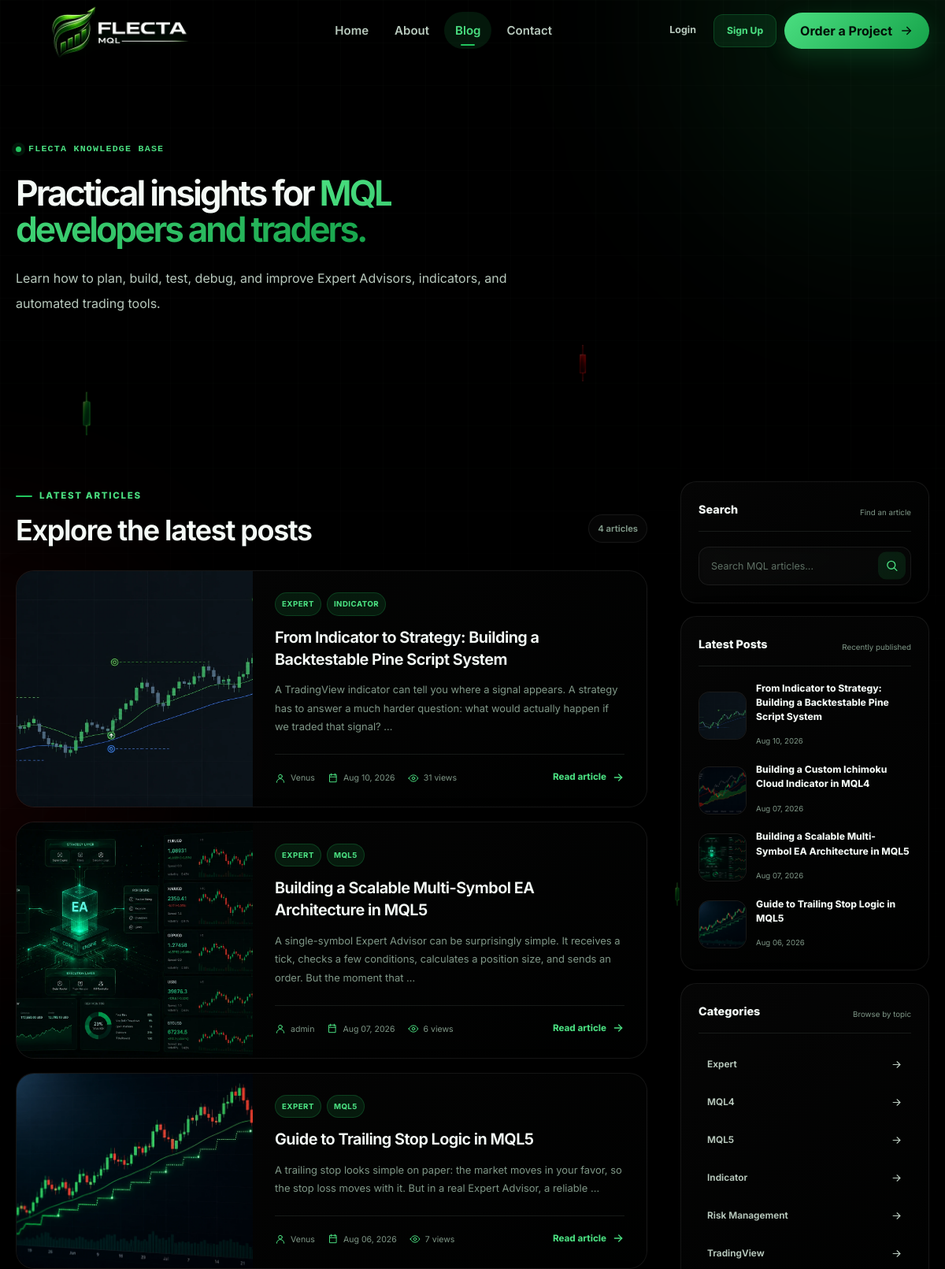
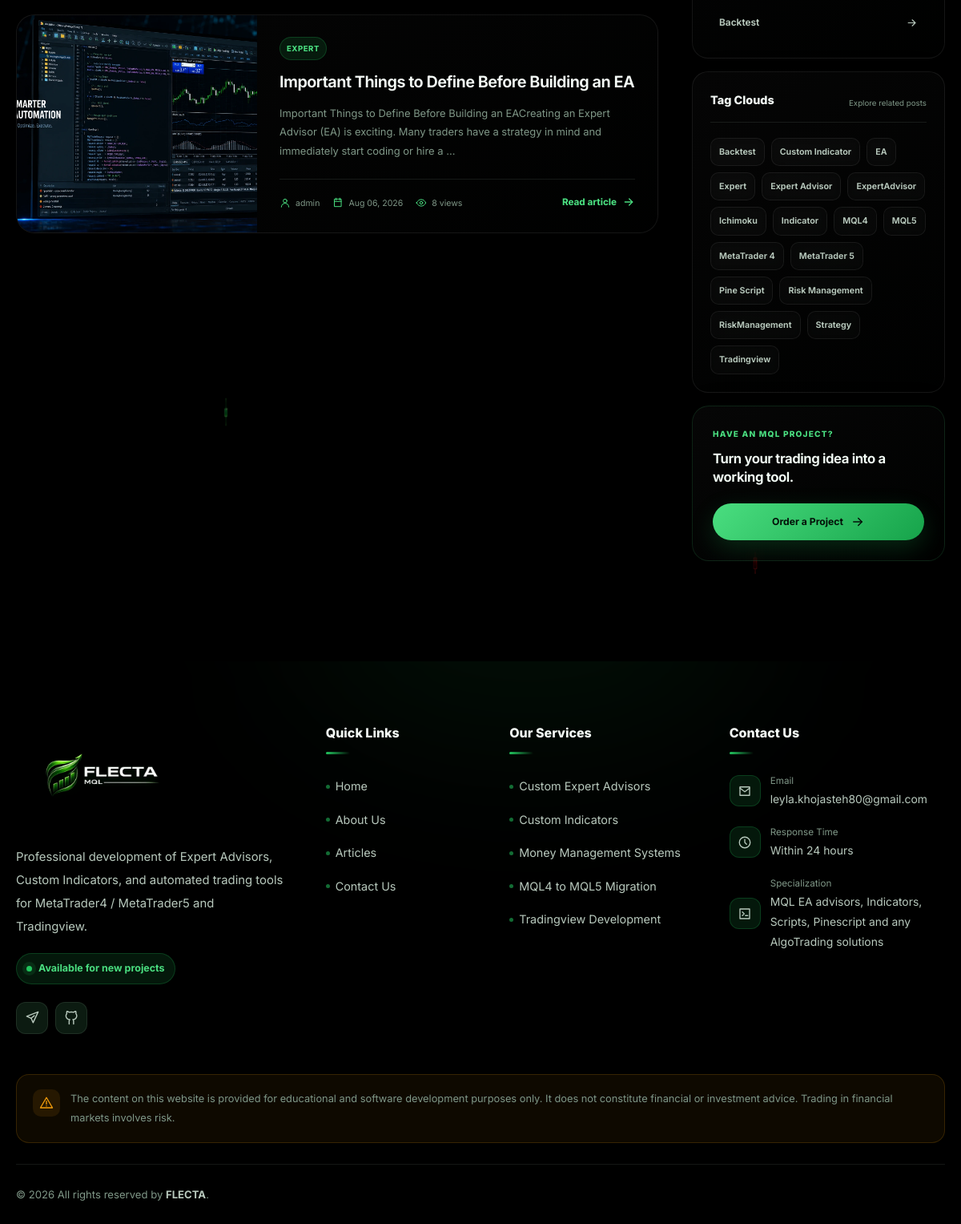
Screenshot of /blog/category/Expert/ with the database file from the repository (2 pictures, top to bottom).
### blog/models.py (models this page shows, shortened)
class Post(models.Model):
    author = models.ForeignKey(User,on_delete=models.SET_NULL,null=True)
    title = models.CharField( max_length=250)
    image = models.ImageField(upload_to='blog/',default='blog/default.jpg')
    content = models.TextField()
    tags = TaggableManager()
    category = models.ManyToManyField(Category)
    counted_views = models.IntegerField(default=0)
    status = models.BooleanField(default=True)
    login_require = models.BooleanField(default=False)
    published_date = models.DateTimeField(null=True)
    created_date = models.DateTimeField(auto_now_add=True)
    updated_date = models.DateTimeField(auto_now=True)
    class Meta:
        ordering = ['published_date']

class Category(models.Model):
   name = models.CharField(max_length=255)
   def __str__(self):
      return self.name

### blog/views.py (the view)
# urls.py: path('',blog_view,name='index'),
def blog_view(request,**kwargs):
    posts = Post.objects.filter(status=True,published_date__lte=timezone.now()).order_by('-published_date')
    if kwargs.get('cat_name') != None:
        posts = posts.filter(category__name=kwargs['cat_name'])
    if kwargs.get('author_username') != None:
        posts = posts.filter(author__username=kwargs['author_username'])
    if kwargs.get('tag_name') != None:
        posts = posts.filter(tags__name__in=[kwargs['tag_name']])
    posts = Paginator(posts,4)
    try:
        page_number = request.GET.get('page')
        posts = posts.get_page(page_number)
    except EmptyPage:
        posts = posts.get_page(1)
    except PageNotAnInteger:
        posts = posts.get_page(1)
    context = {'posts':posts}
    return render(request,'blog/blog-home.html',context)

### blog/templatetags/blog_tags.py (called while the page is built)
@register.inclusion_tag('blog/blog-latest-posts.html')
def latestposts(arg=4):
    posts = Post.objects.filter(published_date__lte=timezone.now(),status=True).order_by("-published_date")[:arg]
    return {"posts":posts}

@register.inclusion_tag('blog/blog-post-categories.html')
def postcategories():
    posts = Post.objects.filter(published_date__lte=timezone.now(),status=True)
    categories = Category.objects.all()
    cat_dict = {}
    for name in categories:
        cat_dict[name] = posts.filter(category=name).count()
    return {"categories":cat_dict}

@register.inclusion_tag('blog/blog-tags.html')
def alltags():
    tags = Tag.objects.all().order_by('name')
    return {'tags': tags}

### templates/blog/blog-home.html (shortened to what this page needs)
{% extends "base.html" %}
{% load blog_tags %}
{% load static %}
{% load compress %}
{% block body_class %}
blog-page
{% endblock %}
{% block extra_css %}
{% compress css %}
<link rel="stylesheet" href="{% static 'css/blog-home.css' %}">
{% endcompress %}
{% endblock %}
{% block content %}
<section class="blog-hero">
    <div class="container blog-hero-container">
        <div class="blog-hero-content">
            <span class="blog-eyebrow">
                FLECTA Knowledge Base
            </span>
            <h1>
                Practical insights for
                <span>MQL developers and traders.</span>
            </h1>
            <p>
                Learn how to plan, build, test, debug, and improve
                Expert Advisors, indicators, and automated trading tools.
            </p>
        </div>
    </div>
</section>
<section class="blog-main">
    <div class="container blog-layout">
        <div class="blog-content-column">
            <div class="blog-content-header">
                <div>
                    <span class="section-label">Latest Articles</span>
                    <h2>
                        {% if active_filter_title %}
                            {{ active_filter_title }}
                        {% else %}
                            Explore the latest posts
                        {% endif %}
                    </h2>
                </div>
                <span class="blog-results-count">
                    {{ posts.paginator.count }} article{{ posts.paginator.count|pluralize }}
                </span>
            </div>
            {% if posts %}
                <div class="blog-post-list">
                    {% for post in posts %}
                        <article class="blog-post-card">
                            <a
                                href="{% url 'blog:single' pid=post.id %}"
                                class="blog-post-cover"
                                aria-label="Read {{ post.title }}"
                            >
                                {% if post.image %}
                                    <img
                                        src="{{ post.image.url }}"
                                        alt="{{ post.title }}"
                                        loading="lazy"
                                    >
                                {% endif %}
                            </a>
                            <div class="blog-post-body">
                                <div class="blog-post-taxonomy">
                                    {% for category in post.category.all|slice:":2" %}
                                        <a href="{% url 'blog:category' cat_name=category.name %}">
                                            {{ category.name }}
                                        </a>
                                    {% empty %}
                                        <span>MQL Development</span>
                                    {% endfor %}
                                </div>
                                <h3>
                                    <a href="{% url 'blog:single' pid=post.id %}">
                                        {{ post.title }}
                                    </a>
                                </h3>
                                <p class="blog-post-excerpt">
                                    {{ post.content|striptags|truncatewords:28 }}
                                </p>
                                <div class="blog-post-footer">
                                    <div class="blog-post-meta">
                                        <span>
                                            <svg viewBox="0 0 24 24" aria-hidden="true">
                                                <circle cx="12" cy="8" r="4"></circle>
                                                <path d="M4 21C4 16.6 7.6 13 12 13C16.4 13 20 16.6 20 21"></path>
                                            </svg>
                                            {{ post.author.get_full_name|default:post.author.username }}
                                        </span>
                                        <span>
                                            <svg viewBox="0 0 24 24" aria-hidden="true">
                                                <path d="M5 4H19V20H5Z"></path>
                                                <path d="M8 2V6"></path>
                                                <path d="M16 2V6"></path>
                                                <path d="M5 9H19"></path>
                                            </svg>
                                            {{ post.published_date|date:"M d, Y" }}
                                        </span>
                                        <span>
                                            <svg viewBox="0 0 24 24" aria-hidden="true">
                                                <path d="M2 12C4.5 7.5 7.8 5 12 5C16.2 5 19.5 7.5 22 12C19.5 16.5 16.2 19 12 19C7.8 19 4.5 16.5 2 12Z"></path>
                                                <circle cx="12" cy="12" r="3"></circle>
                                            </svg>
                                            {{ post.counted_views }} views
                                        </span>
                                    </div>
                                    <a
                                        href="{% url 'blog:single' pid=post.id %}"
                                        class="blog-read-link"
                                    >
                                        Read article
                                        <svg viewBox="0 0 24 24" aria-hidden="true">
                                            <path d="M5 12H19"></path>
                                            <path d="M13 6L19 12L13 18"></path>
                                        </svg>
                                    </a>
                                </div>
                            </div>
                        </article>
                    {% endfor %}
                </div>
            {% endif %}
        </div>
        <aside class="blog-sidebar">
            <section class="sidebar-widget sidebar-search-widget">
                <div class="sidebar-widget-heading">
                    <span>Search</span>
                    <small>Find an article</small>
                </div>
                <form
                    action="{% url 'blog:search' %}"
                    method="get"
                    class="blog-search-form"
                >
                    <input
                        id="blog-search-input"
                        type="search"
                        name="s"
                        value="{{ request.GET.s|default:'' }}"
                        placeholder="Search MQL articles..."
                    >
                    <button type="submit" aria-label="Search">
                        <svg viewBox="0 0 24 24" aria-hidden="true">
                            <circle cx="11" cy="11" r="7"></circle>
                            <path d="M16 16L21 21"></path>
                        </svg>
                    </button>
                </form>
            </section>
            <section class="sidebar-widget">
                <div class="sidebar-widget-heading">
                    <span>Latest Posts</span>
                    <small>Recently published</small>
                </div>
                <div class="sidebar-latest-list">
                    {% latestposts %}
                </div>
            </section>
            <section class="sidebar-widget">
                <div class="sidebar-widget-heading">
                    <span>Categories</span>
                    <small>Browse by topic</small>
                </div>
                <ul class="sidebar-category-list">
                    {% postcategories %}
                </ul>
            </section>
            <section class="sidebar-widget">
                <div class="sidebar-widget-heading">
                    <span>Tag Clouds</span>
                    <small>Explore related posts</small>
                </div>
                <div class="sidebar-tag-cloud">
                    {% alltags %}
                </div>
            </section>
            <section class="sidebar-cta">
                <span>Have an MQL project?</span>
                <h2>
                    Turn your trading idea into a working tool.
                </h2>
                <a href="/contact/" class="button button-primary">
                    Order a Project
                    <svg viewBox="0 0 24 24" aria-hidden="true">
                        <path d="M5 12H19"></path>
                        <path d="M13 6L19 12L13 18"></path>
                    </svg>
                </a>
            </section>
        </aside>
    </div>
</section>
{% endblock %}

### templates/blog/blog-latest-posts.html
{% load humanize %}
{% for post in posts %}
    <div class="sidebar-latest-post">
        <div class="sidebar-latest-thumb">
            {% if post.image %}
                <img src="{{ post.image.url }}" alt="{{ post.title }}">
            {% else %}
                <span>MQL</span>
            {% endif %}
        </div>
        <div>
            <h3><a href="{% url 'blog:single' pid=post.id %}">{{ post.title }}</a></h3>
            <time>{{ post.published_date|date:"M d, Y" }}</time>
        </div>
    </div>
{% endfor %}

### templates/blog/blog-post-categories.html
{% for name,count in categories.items %}
    <a href="{% url 'blog:category' cat_name=name.name %}">
        {{ name }}
        <svg viewBox="0 0 24 24" aria-hidden="true">
            <path d="M5 12H19"></path>
            <path d="M13 6L19 12L13 18"></path>
        </svg>
    </a>
{% endfor %}

### templates/blog/blog-tags.html
{% for tag in tags %}
    <a href="{% url 'blog:tag' tag_name=tag.name %}">{{ tag.name }}</a>
{% empty %}
    <p class="sidebar-empty-text">No tags available.</p>
{% endfor %}

### statics/css/base.css (style rules this page uses)
:root { --font-main: "Inter", Arial, Helvetica, sans-serif; --primary: #22c55e; --primary-dark: #16a34a; --primary-light: #4ade80; --primary-soft: rgba(34, 197, 94, 0.12); --primary-border: rgba(34, 197, 94, 0.22); --danger: #ef4444; --warning: #f59e0b; --success: #22c55e; --info: #3b82f6; --container-width: 1180px; --header-height: 78px; --transition-fast: 160ms ease; --transition-normal: 280ms ease; --transition-slow: 450ms ease; --radius-small: 10px; --radius-medium: 16px; --radius-large: 24px; --radius-round: 999px; }
html[data-theme="dark"] { color-scheme: dark; --background: #061009; --background-secondary: #08150d; --surface: #0c1b11; --surface-solid: rgba(0, 0, 0, 0.92); --surface-secondary: #102218; --surface-hover: #142a1d; --text: #f4faf6; --text-secondary: #b8c9bd; --text-muted: #7f9787; --border: rgba(221, 255, 231, 0.09); --border-strong: rgba(221, 255, 231, 0.16); --header-background: rgba(6, 16, 9, 0.77); --footer-background: #050d07; --shadow-small: 0 12px 30px rgba(0, 0, 0, 0.18); --shadow-medium: 0 20px 50px rgba(0, 0, 0, 0.28); --shadow-green: 0 18px 50px rgba(34, 197, 94, 0.13); }
*, *::before, *::after { box-sizing: border-box; }
html { scroll-behavior: smooth; }
body { min-height: 100vh; margin: 0; overflow-x: hidden; background: var(--background); color: var(--text); font-family: var(--font-main); font-size: 16px; line-height: 1.8; transition: background-color var(--transition-normal), color var(--transition-normal); }
button, input, textarea, select { font: inherit; }
button, a { -webkit-tap-highlight-color: transparent; }
button { border: 0; }
a { color: inherit; text-decoration: none; }
img, svg { display: block; }
img { max-width: 100%; }
ul, ol { margin: 0; padding: 0; list-style: none; }
p, h1, h2, h3, h4, h5, h6 { margin-top: 0; }
.container { width: min( calc(100% - 40px), var(--container-width) ); margin-inline: auto; }
.button { display: inline-flex; min-height: 46px; align-items: center; justify-content: center; gap: 9px; padding: 10px 20px; border-radius: var(--radius-round); cursor: pointer; font-weight: 700; line-height: 1; transition: transform var(--transition-fast), background-color var(--transition-fast), color var(--transition-fast), border-color var(--transition-fast), box-shadow var(--transition-fast); }
.button-primary { background: linear-gradient( 135deg, var(--primary-light), var(--primary-dark) ); color: #031008; box-shadow: 0 10px 30px rgba(34, 197, 94, 0.2); }
.button svg { width: 18px; height: 18px; fill: none; stroke: currentColor; stroke-width: 1.9; stroke-linecap: round; stroke-linejoin: round; }
html, body { background: #000 !important; }
body { position: relative; isolation: isolate; }
.site-main, .site-main > section, .site-footer { background: transparent !important; border-top: none !important; border-bottom: none !important; box-shadow: none !important; }
body::before, body::after { position: fixed; inset: 0; z-index: -1; content: ""; pointer-events: none; background-repeat: no-repeat; filter: blur(0.25px); }
body::before { background-image: url("../img/candle-green-1.webp"), url("../img/candle-green-2.webp"), url("../img/candle-green-1.webp"); background-size: 34px auto, 24px auto, 18px auto; background-position: 8% 16%, 23% 68%, 72% 36%; opacity: 0.30; }
body::after { background-image: url("../img/candle-red-1.webp"), url("../img/candle-red-2.webp"), url("../img/candle-red-1.webp"); background-size: 30px auto, 22px auto, 18px auto; background-position: 62% 14%, 15% 46%, 79% 74%; opacity: 0.30; }

### rows the page displays
Post: image (picture), title "From Indicator to Strategy: Building a Backtestable Pine Script System", content "A TradingView indicator can tell you where a signal appears. A strategy has to answer a much harder question: what would actually happen if we traded that signal? …", author.get_full_name "Venus", published_date "Aug 10, 2026", counted_views "31"
Category: name "EXPERT", name "Expert"
Category: name "INDICATOR", name "Indicator"
Post: image (picture), title "Building a Scalable Multi-Symbol EA Architecture in MQL5", content "A single-symbol Expert Advisor can be surprisingly simple. It receives a tick, checks a few conditions, calculates a position size, and sends an order. But the moment that …", author.get_full_name "admin", published_date "Aug 07, 2026", counted_views "6"
Category: name "MQL5"
Post: image (picture), title "Guide to Trailing Stop Logic in MQL5", content "A trailing stop looks simple on paper: the market moves in your favor, so the stop loss moves with it. But in a real Expert Advisor, a reliable …", author.get_full_name "Venus", published_date "Aug 06, 2026", counted_views "7"
Post: image (picture), title "Important Things to Define Before Building an EA", content "Important Things to Define Before Building an EACreating an Expert Advisor (EA) is exciting. Many traders have a strategy in mind and immediately start coding or hire a …", author.get_full_name "admin", published_date "Aug 06, 2026", counted_views "8"
Post: image (picture), title "Building a Custom Ichimoku Cloud Indicator in MQL4", published_date "Aug 07, 2026"
Category: name "MQL4"
Category: name "Risk Management"
Category: name "TradingView"
Category: name "Backtest"
Tag: name "Backtest"
Tag: name "Custom Indicator"
Tag: name "EA"
Tag: name "Expert"
Tag: name "Expert Advisor"
Tag: name "ExpertAdvisor"
Tag: name "Ichimoku"
Tag: name "Indicator"
Tag: name "MQL4"
Tag: name "MQL5"
Tag: name "MetaTrader 4"
Tag: name "MetaTrader 5"
Tag: name "Pine Script"
Tag: name "Risk Management"
Tag: name "RiskManagement"
Tag: name "Strategy"
Tag: name "Tradingview"

### other values shown
{{ posts.paginator.count }} "4"
